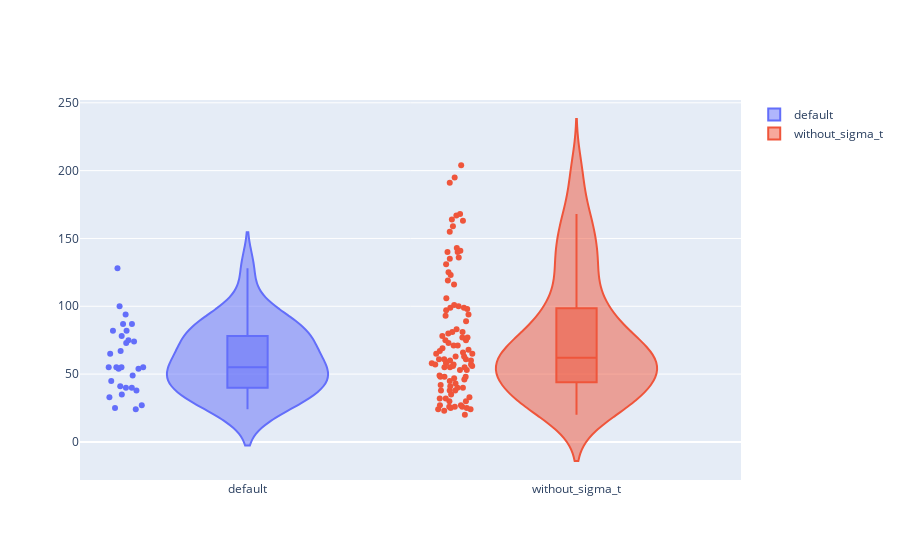

Here is the notebook cell this chart was saved with:
### Code cell
fig = go.Figure()
fig.add_trace(go.Violin(
  y = df['generation'],
  box_visible=True,
  points='all',
  name = 'default'
))
# 11177 Loop 1:31:03
# 0.0 0.0 100 6590 33 29.5
print('without_sigma_t')
df = pd.read_csv(f'./log_ms{n}_without_sigma_t.csv')
display(df)
display(df.describe())
fig.add_trace(go.Violin(
  y = df['generation'],
  box_visible=True,
  points='all',
  name = 'without_sigma_t'
))
fig.show()

### Figure 1 — Plotly figure (JSON) as saved in the notebook; plotly's stock layout.template omitted (floating-point values rounded to 4 significant figures)
{"data": [{"box": {"visible": true}, "name": "default", "points": "all", "type": "violin", "y": [49, 55, 67, 40, 100, 87, 94, 35, 25, 78, 55, 65, 82, 41, 33, 74, 75, 45, 27, 40, 55, 87, 38, 128, 82, 54, 55, 24, 54, 73]}, {"box": {"visible": true}, "name": "without_sigma_t", "points": "all", "type": "violin", "y": [135, 47, 41, 119, 61, 30, 57, 99, 48, 67, 191, 106, 23, 55, 65, 59, 43, 26, 38, 48, 65, 81, 45, 204, 69, 66, 136, 68, 38, 40, 73, 27, 159, 195, 42, 155, 27, 80, 61, 56, 63, 35, 60, 81, 63, 99, 94, 49, 140, 100, 55, 93, 97, 38, 116, 123, 57, 89, 83, 48, 60, 75, 24, 71, 77, 25, 168, 56, 78, 32, 58, 40, 24, 141, 143, 167, 57, 26, 20, 55, 98, 131, 58, 163, 140, 77, 75, 101, 30, 61, 125, 53, 32, 53, 164, 71, 46, 26, 25, 33]}], "layout": {}}
